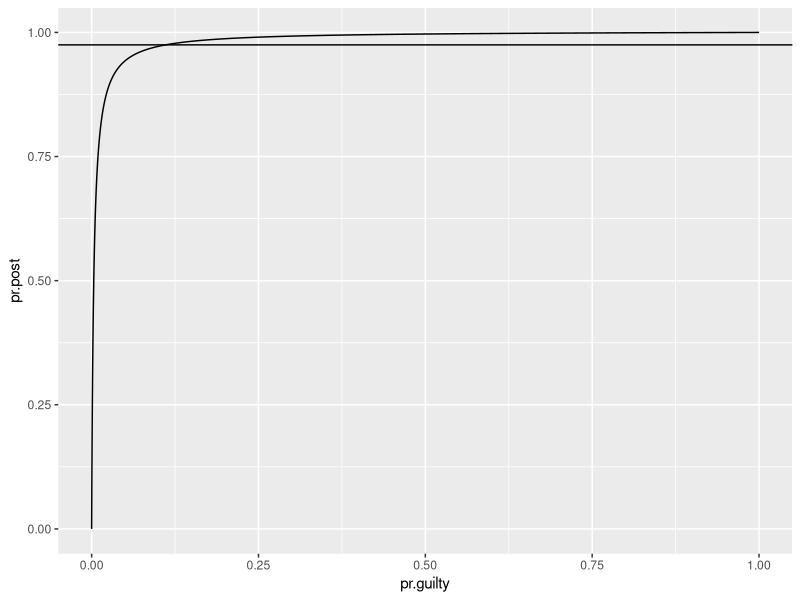
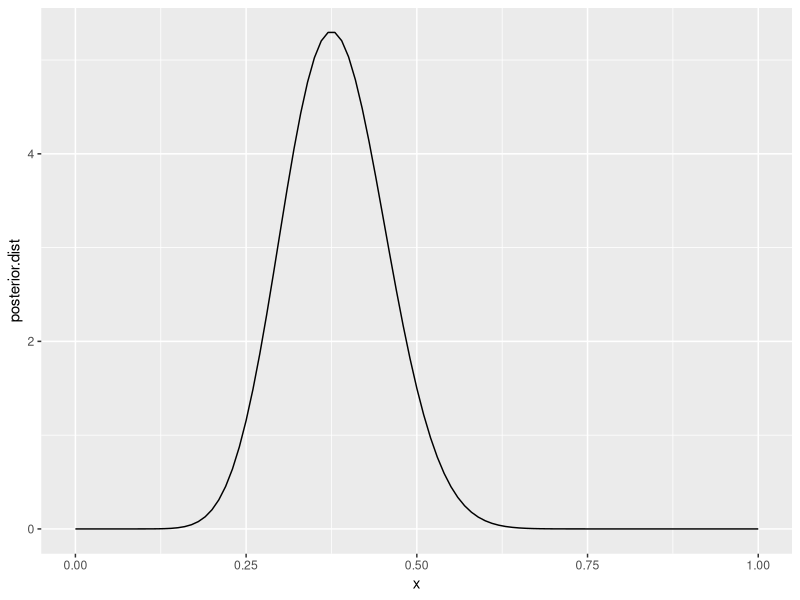
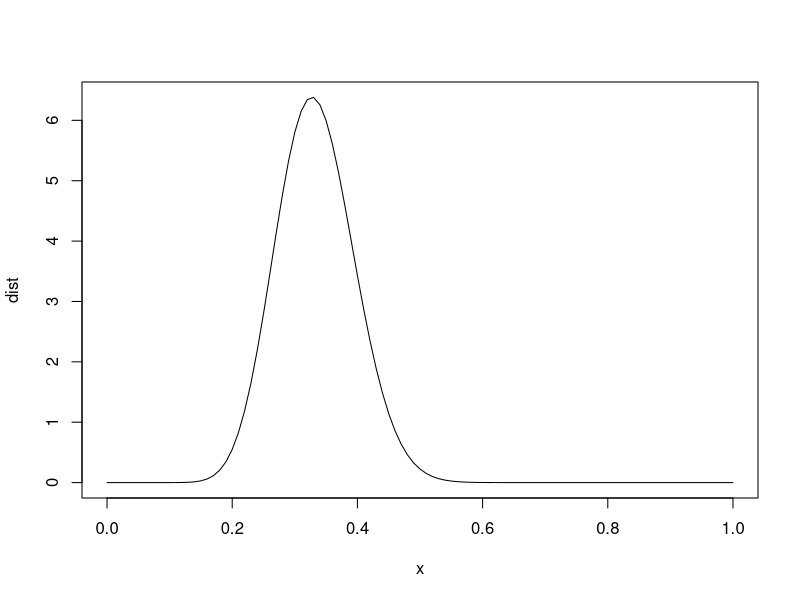
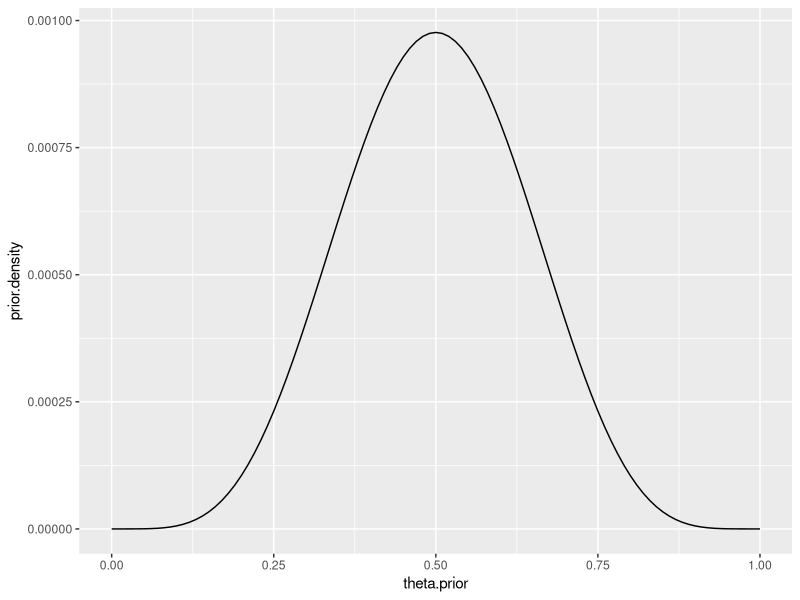
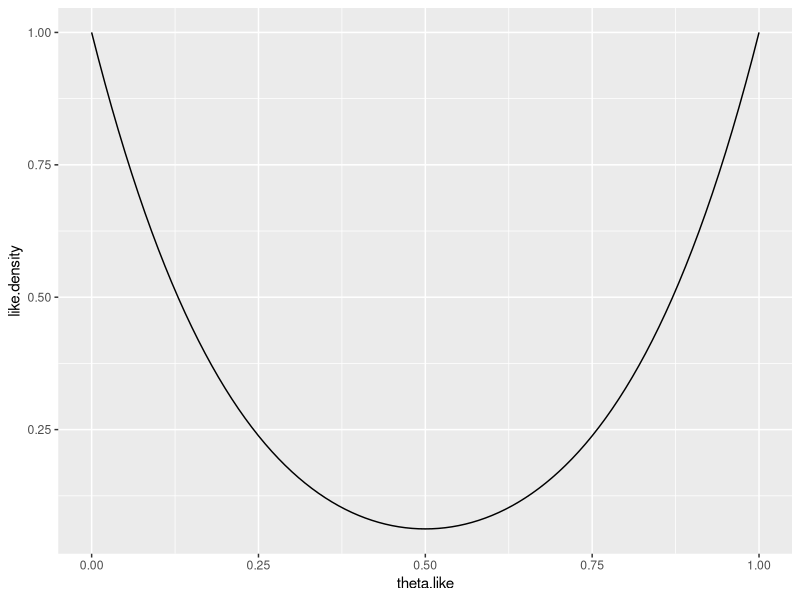
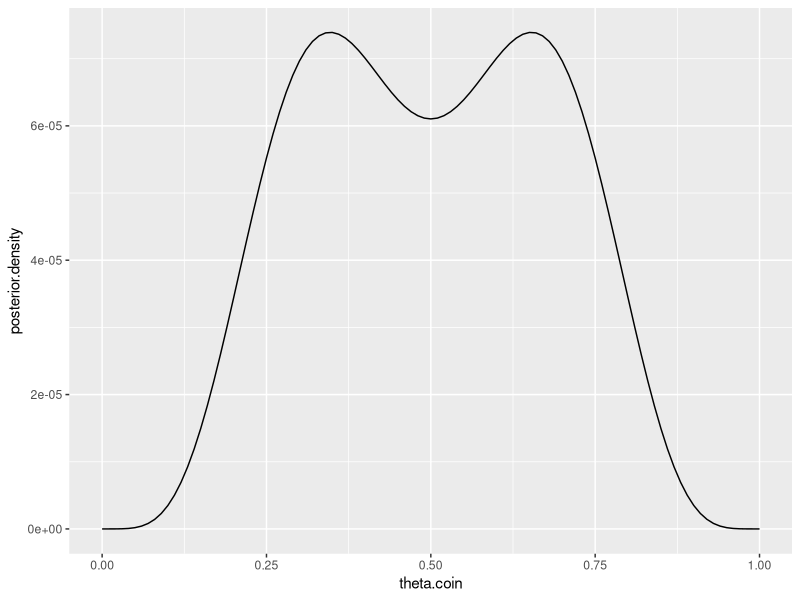

R code for these plots, in order:
## ---- chunk 1
knitr::opts_chunk$set(echo = TRUE)
require(ggplot2)
require(broom)
## ---- chunk 2
pr.guilty <- seq(0,0.99,by=0.0001)
pr.marker <- 0.0032
pr.notguilty <- 1-pr.guilty
pr.post <- (1*pr.guilty)/(1*(pr.guilty) + pr.marker*(pr.notguilty))
prob.dens <- as.data.frame(rbind(cbind(pr.guilty, pr.post),c(1,1)))

ggplot2::ggplot(prob.dens, aes(x=pr.guilty,y=pr.post)) +
  geom_line(data=prob.dens) +
  geom_hline(yintercept=0.975)

mpr.guilt <- which(pr.post > 0.975)
pr.guilty[mpr.guilt[1]]
## ---- chunk 3
n <- 40
y <- 15
dbinom(15,40, prob = 0.5)

  
## ---- chunk 4
x <- seq(0,1,by = 0.01)
a = 15
b = 40
posterior.dist <- dbeta(x, a + 1, b - a + 1)
posterior.dens <- as.data.frame(cbind(x,posterior.dist))
ggplot(posterior.dens, aes(x,posterior.dist)) +
  geom_line()

## ---- chunk 5
x <- seq(0,1,by = 0.01)
a = 15
b = 40
data <- rbeta(10000, a + 1, b - a + 1)
mean(data>0.5)
mean(data)

## ---- chunk 6
a = 3
b = 15
data <- rbeta(10000, a + 1, b - a + 1)
mean(data)

## ---- chunk 7
x <- seq(0,1,by = 0.01)
a1 <- 15
b1 <- 40
a2 <-  3
b2 <-  15
dist <- dbeta(x, (a1 + a2) + 1, (b1 + b2) - (a1 + a2) + 1)
plot(x,dist,type='l')
data <- rbeta(10000, (a1 + a2) + 1, (b1 + b2) - (a1 + a2) + 1)
mean(data>0.5)
mean(data)


## ---- chunk 8
theta.prior <- seq(0,1,0.01)
prior.density  <- theta.prior^5*(1-theta.prior)^5 
prior.data <- as.data.frame(cbind(theta.prior, prior.density))

ggplot(
  prior.data,
  aes(theta.prior, prior.density)) + 
  geom_line()
## ---- chunk 9
theta.like <- seq(0,1,0.01)
like.density  <- (1-theta.like)^5  + theta.like^5
like.data <- as.data.frame(cbind(theta.like, like.density))

ggplot(
  like.data,
  aes(theta.like, like.density)) + 
  geom_line()
## ---- chunk 10
theta.coin <- seq(0,1,0.01)
posterior.density  <- theta.coin^5*(1-theta.coin)^10 + theta.coin^10*(1-theta.coin)^5
coin.data <- as.data.frame(cbind(theta.coin, posterior.density))

ggplot(
  coin.data,
  aes(theta.coin, posterior.density)) + 
  geom_line()
## ---- chunk 11

treatment.table <- matrix(c(11,0,0,1),ncol=2,byrow=TRUE)
colnames(treatment.table) <- c("Success","Failure")
rownames(treatment.table) <- c("Treatment","Control")
treatment.table <- as.table(treatment.table)
treatment.table
treatment.chisq <- broom::tidy(chisq.test(treatment.table))
treatment.chisq
## ---- chunk 12
pt <-  1 # Probability of uccessful treatmetn outcome in Treatment group
pc <- 0 # Probability of successful treatmetn outcome in Control group

nt <- 11 # Size of Treatment Group
rt <- 11 # Number of successes for Treatment Group
nc <- 1 # Size of Control Group
rc <- 0 # Number of Success for Control Group.


like <- (pt^rt*(1-pt)^(nt-rt))*(pc^rc*(1-pc)^(nc-rc))
